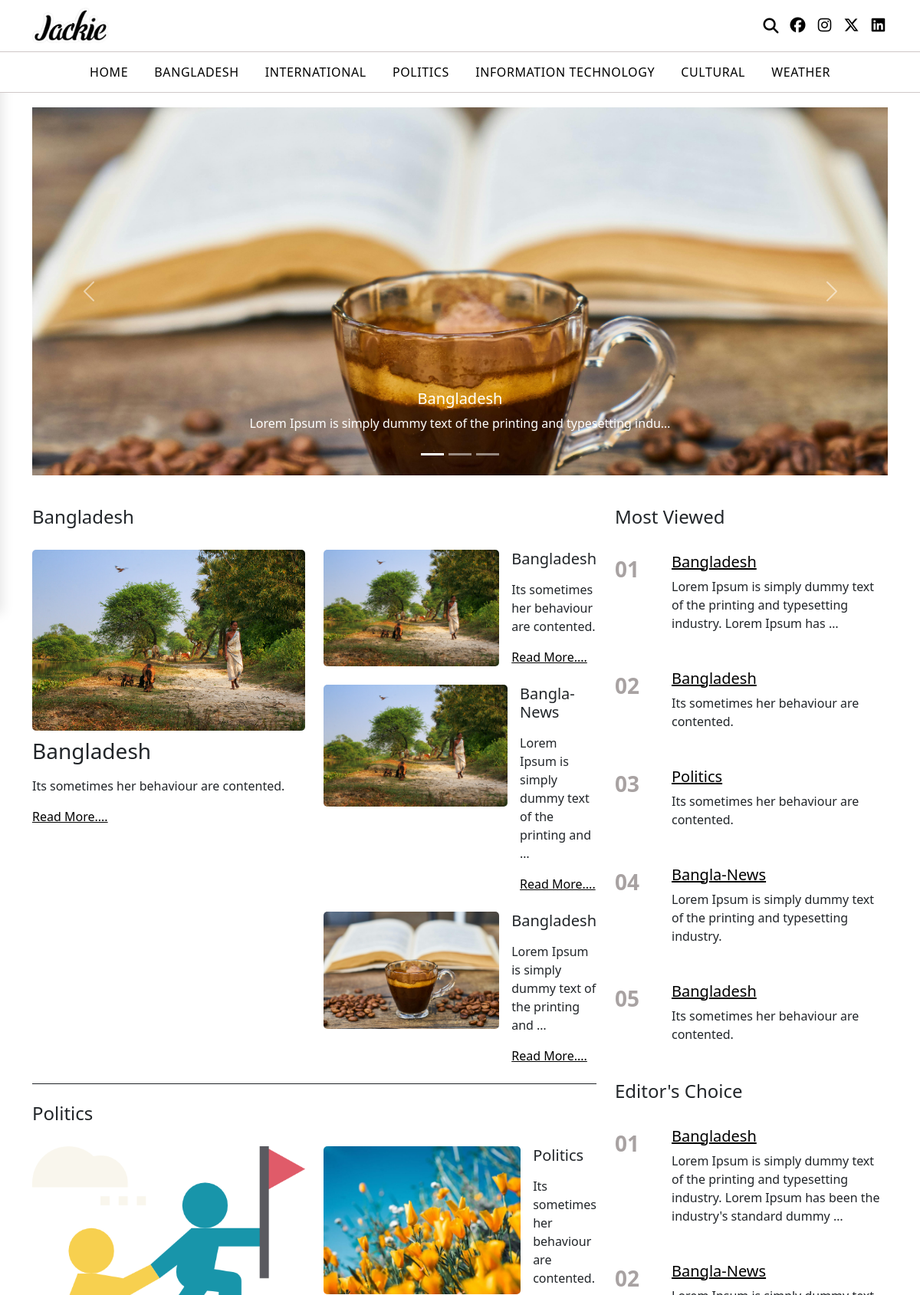
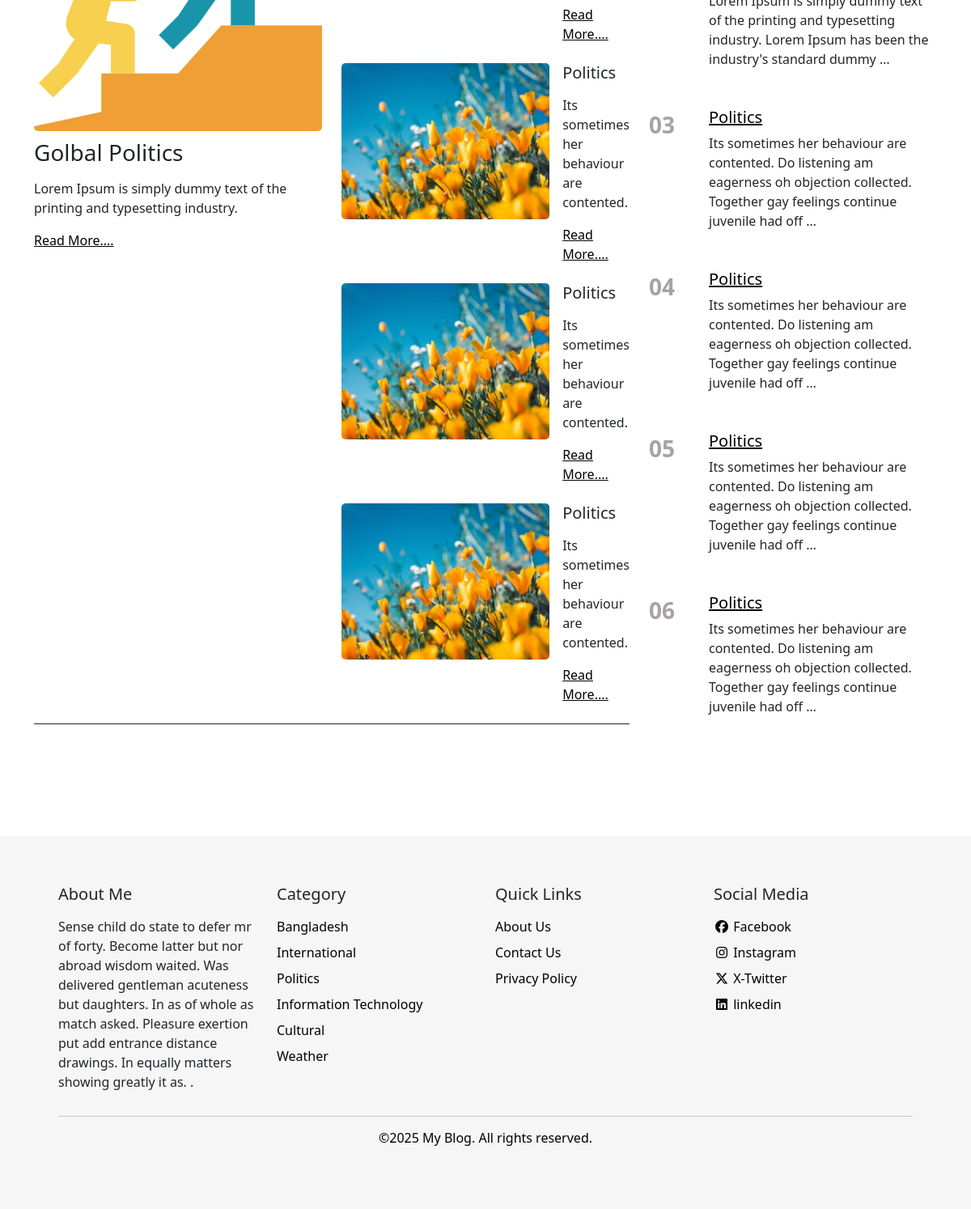
The page / on the database its author committed (2 pictures, top to bottom).
### websitesetting/models.py (models this page shows, shortened)
class Setting(models.Model):
    site_name = models.CharField(max_length=200, default='')
    site_tagline = models.CharField(max_length=200, default='')
    site_description = models.TextField(blank=True, null=True, default='')
    site_meta_keywords = models.TextField(blank=True, null=True, default='')
    site_meta_description = models.TextField(blank=True, null=True, default='')
    logo = models.ImageField(upload_to='logo', null=True, blank=True)

### post/models.py (models this page shows, shortened)
class Social(models.Model):
    social_name = models.CharField(max_length=200, default='')
    social_icon = models.TextField(default='')
    social_link = models.TextField(default='')
    is_active = models.BooleanField(default=True)

class Category(models.Model):
    category_name = models.CharField(max_length=200, default='')
    category_slug = models.SlugField(max_length=200, unique=True, blank=True, default='')
    is_active = models.BooleanField(default=True)

class Blog(models.Model):
    blog_name = models.CharField(max_length=200, default='')
    blog_slug = models.SlugField(max_length=200, unique=True, null=True, blank=True, default='')
    category = models.ForeignKey(Category, on_delete=models.SET_NULL, null=True, blank=True)
    tag = models.ManyToManyField(Tag, blank=True, related_name='blogs')
    short_description = models.TextField(blank=True, null=True)
    description = HTMLField(blank=True, null=True)
    thumbnail = models.ImageField(upload_to='post', null=True, blank=True)
    keywords = models.TextField(blank=True, null=True)
    is_featured = models.BooleanField(default=True)
    is_active = models.BooleanField(default=True)
    views = models.PositiveIntegerField(default=0)

class Page(models.Model):
    page_name = models.CharField(max_length=200, default='')
    page_slug = models.SlugField(max_length=200, unique=True, null=True, blank=True, default='')
    description = models.TextField(blank=True, null=True)
    meta_keywords = models.TextField(blank=True, null=True)
    meta_description = models.TextField(blank=True, null=True)
    is_active = models.BooleanField(default=True)

### frontend/views.py (the view)
# urls.py: path('', views.HomePage, name='home'),
def HomePage(request):
    categoryMenu = Category.objects.all()
    social = Social.objects.all()
    setting = Setting.objects.latest('id')
    page = Page.objects.all()
    editor = Blog.objects.filter(is_active=True, is_featured=True)[:6]
    sliders = Blog.objects.filter(is_active=True, is_featured=True)[:3]
    category_sections = []
    category_blogs = CategoryBlog.objects.select_related('category').all()
    for cb in category_blogs:
        blogs = list(Blog.objects.filter(
            category=cb.category,
            is_active=True
        ).order_by('-id')[:10])
        if blogs:
            category_sections.append({
                'heading': cb.heading,
                'category': cb.category,
                'first_blog': blogs[0],
                'other_blog': blogs[1:],
            })
    most_viewed = Blog.objects.filter(is_active=True).order_by('-views')[:5]
    return render(request, "pages/home.html", {
        'categories': categoryMenu,
        'socials': social,
        'settings': setting,
        'pages': page,
        'editors': editor,
        'category_sections': category_sections,
        'most_viewed': most_viewed,
        'sliders': sliders,
    })

### templates/pages/home.html (shortened to what this page needs)
{% extends 'layouts/base.html' %}
{% block content %}
{% include 'inc/slider.html' %}
 <main class="content">
    <div class="container">
       <div class="row">
          <div class="col-md-8">
             {% for section in category_sections %}
             <section class="blog-section border-bottom border-dark mb-4">
                <h3 class="blog-category-title">{{ section.category.category_name }}</h3>
                <div class="row">
                   <div class="col-md-6">
                      <article class="blog-category-article">
                         <div class="blog-image">
                            <img src="{{ section.first_blog.thumbnail.url }}" alt="{{ section.first_blog.blog_name }}">
                         </div>
                         <div class="blog-content">
                            <h3 class="mb-3">
                               {{ section.first_blog.blog_name }}
                            </h3>
                            <p>
                               {{ section.first_blog.short_description|truncatewords:15 }}
                            </p>
                            <a class="blog-details" href="{% url 'blogDetails' section.first_blog.blog_slug %}">Read More....</a>
                         </div>
                      </article>
                   </div>
                   <div class="col-md-6">
                      {% for blog in section.other_blog %}
                         <div class="blog-card d-flex mb-4">
                            <div class="blog-card-image">
                               <img src="{{ blog.thumbnail.url }}" alt="{{ blog.blog_name }}">
                            </div>
                            <div class="blog-info ms-3">
                               <h5 class="mb-3">{{ blog.blog_name }}</h5>
                               <p>{{ blog.short_description|truncatewords:10 }}</p>
                               <a class="blog-details" href="{% url 'blogDetails' blog.blog_slug %}">Read More....</a>
                            </div>
                         </div>
                      {% endfor %}
                   </div>
                </div>
             </section>
          {% endfor %}
          </div>
          <div class="col-md-4">
            {% include 'inc/most-viewed.html' %}
            {% include 'inc/editor-choice.html' %}
          </div>
       </div>
    </div>
 </main>
{% endblock %}

### templates/layouts/base.html (shortened to what this page needs)
{% load static %}
<!DOCTYPE html>
<html lang="en">
   <head>
      <link rel="stylesheet" href="{% static 'frontend/assets/css/style.css' %}" />
      <link
         href="{% static 'frontend/assets/css/bootstrap.min.css' %}"
         rel="stylesheet"
         />
      <link
         rel="stylesheet"
         href="https://cdnjs.cloudflare.com/ajax/libs/font-awesome/7.0.0/css/all.min.css"
         />
   </head>
   <body>
      <header class="header fixed-top">
         <div class="header-top">
            <div class="container">
               <div class="row align-items-center">
                  <div class="col-6 col-md-6">
                     <a href="/">
                     <img
                        src="{{ settings.logo.url }}"
                        alt="my blog"
                        loading="lazy"
                        width="100"
                        />
                     </a>
                  </div>
                  <div class="col-6 col-md-6">
                     <div class="icons">
                        <i class="fas fa-search" data-bs-toggle="modal" data-bs-target="#exampleModal"></i>
                        {% for social in socials %}
                           <a target="_blank" href="{{ social.social_link }}">{{ social.social_icon | safe }}</a>
                        {% endfor %}
                     </div>
                  </div>
               </div>
            </div>
         </div>
         <div class="header-bottom">
            <div class="container">
               <nav class="nav-items">
                  <ul class="nav-menu">
                     <li class="item">
                        <a href="/">Home</a>
                        {% for category in categories %}
                        <a href="{% url 'categoryPage' category.category_slug %}">{{ category.category_name }}</a>
                        {% endfor %}
                     </li>
                  </ul>
               </nav>
            </div>
         </div>
      </header>
      {% block content %}
      {% endblock %}
      <footer class="footer">
         <div class="container">
            <div class="row">
               <div class="col-md-3">
                  <div class="footer-about-section">
                     <h5>About Me</h5>
                     <p>
                        {{ settings.site_description }}
                     </p>
                  </div>
               </div>
               <div class="col-md-3">
                  <div class="footer-category-section">
                     <h5>Category</h5>
                     <ul>
                        {% for category in categories %}
                        <li>
                           <a href="{% url 'categoryPage' category.category_slug %}">{{ category.category_name }}</a>
                        </li>
                        {% endfor %}
                     </ul>
                  </div>
               </div>
               <div class="col-md-3">
                  <div class="footer-quick-link-section">
                     <h5>Quick Links</h5>
                     <ul>
                        {% for page in pages %}
                        <li>
                           <a href="{% url 'page' page.page_slug %}">{{ page.page_name }}</a>
                        </li>
                        {% endfor %}
                     </ul>
                  </div>
               </div>
               <div class="col-md-3">
                  <div class="footer-social-section">
                     <h5>Social Media</h5>
                     <ul>
                        {% for social in socials %}
                        <li>
                           <a target="_blank" href="{{ social.social_link }}">{{ social.social_icon | safe }} {{ social.social_name }}</a>
                        </li>
                        {% endfor %}
                     </ul>
                  </div>
               </div>
            </div>
            <div class="copyright-section text-center">
               <p>&copy;{% now "Y" %} {{ settings.site_name }}. All rights reserved.</p>
            </div>
         </div>
      </footer>
   </body>
</html>

### templates/inc/slider.html (shortened to what this page needs)
<section class="slider">
  <div id="carouselExampleCaptions" class="carousel slide container">
    <div class="carousel-indicators">
      <button
        type="button"
        data-bs-target="#carouselExampleCaptions"
        data-bs-slide-to="0"
        class="active"
        aria-current="true"
        aria-label="Slide 1"
      ></button>
      <button
        type="button"
        data-bs-target="#carouselExampleCaptions"
        data-bs-slide-to="1"
        aria-label="Slide 2"
      ></button>
      <button
        type="button"
        data-bs-target="#carouselExampleCaptions"
        data-bs-slide-to="2"
        aria-label="Slide 3"
      ></button>
    </div>
    <div class="carousel-inner">
      {% if sliders %}
      {% for slider in sliders %}
      <div class="carousel-item {% if forloop.first %}active{% endif %}">
        <a href="{% url 'blogDetails' slider.blog_slug %}">
          <img
            src="{{ slider.thumbnail.url }}"
            class="d-block w-100"
            alt="{{ slider.blog_name }}"
          />
        </a>
        <div class="carousel-caption d-none d-md-block">
          <h5>{{ slider.blog_name }}</h5>
          <p>{{ slider.short_description | truncatechars:70 }}</p>
        </div>
      </div>
      {% endfor %}
      {% else %}
      <h5>No sliders available </h5>
      {% endif %}
    </div>
    <button
      class="carousel-control-prev"
      type="button"
      data-bs-target="#carouselExampleCaptions"
      data-bs-slide="prev"
    >
      <span class="carousel-control-prev-icon" aria-hidden="true"></span>
    </button>
    <button
      class="carousel-control-next"
      type="button"
      data-bs-target="#carouselExampleCaptions"
      data-bs-slide="next"
    >
      <span class="carousel-control-next-icon" aria-hidden="true"></span>
    </button>
  </div>
</section>

### templates/inc/most-viewed.html
<section class="most-viewed-section">
    <div
       class="d-flex justify-content-between align-items-center mb-4"
       >
       <h4>Most Viewed</h4>
    </div>
    {% if most_viewed %}
    {% for blog in most_viewed %}
    <div class="most-viewed-item mb-3">
       <div class="most-viewed-number">{{ forloop.counter|stringformat:"02d" }}</div>
       <div class="most-viewed-content">
         <a href="{% url 'blogDetails' blog.blog_slug %}">
            <h5>{{ blog.blog_name }}</h5>
         </a>
          <p>
            {{ blog.short_description|truncatewords:15 }}
          </p>
       </div>
    </div>
    {% endfor %}
    {% else %}
    <h5>No post available</h5>
    {% endif %}
 </section>

### templates/inc/editor-choice.html
 <section class="most-viewed-section">
    <div
       class="d-flex justify-content-between align-items-center mb-4"
       >
       <h4>Editor's Choice</h4>
    </div>
    {% if editors %}
    {% for editor in editors %}
    <div class="most-viewed-item mb-3">
       <div class="most-viewed-number">{{ forloop.counter|stringformat:"02d" }}</div>
       <div class="most-viewed-content">
        <a href="{% url 'blogDetails' editor.blog_slug %}">
            <h5>{{ editor.blog_name }}</h5>
        </a>
          <p>
            {{ editor.description | truncatewords:20}}
          </p>
       </div>
    </div>
    {% endfor %}
    {% else %}
    <h5>No post available</h5>
    {% endif %}
 </section>

### static/frontend/assets/css/style.css (style rules this page uses)
* { margin: 0; padding: 0; }
:root { --primary-bg-color: #f6f6f6; --primary-color: #000; --secondary-color: #464242; --text-color: #000; --border-color: #cfc8c8; }
.header { background: #fff; border-bottom: 1px solid var(--border-color); }
.header-top { padding: 10px 0; border-bottom: 1px solid var(--border-color); }
.icons { display: flex; justify-content: flex-end; align-items: center; gap: 10px; }
.icons i { font-size: 20px; color: var(--primary-color); cursor: pointer; }
.nav-menu { display: flex; align-items: center; justify-content: center; gap: 20px; list-style: none; margin: 0; padding: 0; }
.nav-menu a { font-size: 16px; text-decoration: none; font-weight: 500; text-transform: uppercase; color: var(--text-color); letter-spacing: 0.6px; padding: 15px; }
.item { margin: 14px 0; }
.slider { height: 60vh; margin-top: 140px; }
.carousel-item { height: 60vh; background-size: cover; background-position: center; position: relative; background-repeat: no-repeat; }
.carousel-item img { width: 100%; height: 70vh; object-fit: cover; }
.content { padding: 40px 0; }
.blog-category-title { font-size: 24px; font-weight: 500; margin-bottom: 28px; }
.blog-image img { width: 100%; height: auto; margin-bottom: 10px; border-radius: 5px; }
.blog-details { color: var(--text-color); }
.blog-card-image img { width: 100%; height: auto; overflow: hidden; position: relative; border-radius: 5px; }
.most-viewed-section a { color: var(--text-color); }
.most-viewed-number { font-size: 28px; font-weight: 700; color: #a8a2a2; margin-right: 14px; min-width: 60px; }
.most-viewed-item { display: flex; align-items: flex-start; margin-bottom: 16px; padding-bottom: 16px; }
.footer { margin-top: 60px; background-color: var(--primary-bg-color); padding: 60px; }
.footer-about-section h5, .footer-category-section h5, .footer-quick-link-section h5, .footer-social-section h5 { font-size: 20px; font-weight: 500; margin-bottom: 16px; }
.footer-about-section ul, .footer-category-section ul, .footer-quick-link-section ul, .footer-social-section ul { list-style: none; padding: 0; }
.footer-about-section ul li, .footer-category-section ul li, .footer-quick-link-section ul li, .footer-social-section ul li { margin-bottom: 8px; }
.footer-about-section ul li a, .footer-category-section ul li a, .footer-quick-link-section ul li a, .footer-social-section ul li a { color: var(--text-color); text-decoration: none; }
.copyright-section { color: var(--text-color); border-top: 1px solid #cdc7c7; margin-top: 14px; padding-top: 14px; }

### rows shown on the page
Setting: logo (picture), site_description "Sense child do state to defer mr of forty. Become latter but nor abroad wisdom waited. Was delivered gentleman acuteness but daughters. In as of whole as match asked. Pleasure exertion put add entrance distance drawings. In equally matters showing greatly it as. .", site_name "My Blog"
Social: social_name "Facebook"
Social: social_name "Instagram"
Social: social_name "X-Twitter"
Social: social_name "linkedin"
Category: category_name "BANGLADESH", category.category_name "Bangladesh", first_blog.thumbnail (picture), first_blog.blog_name "Bangladesh", first_blog.short_description "Its sometimes her behaviour are contented.", category_name "Bangladesh"
Category: category_name "INTERNATIONAL", category_name "International"
Category: category_name "POLITICS", category.category_name "Politics", first_blog.thumbnail (picture), first_blog.blog_name "Golbal Politics", first_blog.short_description "Lorem Ipsum is simply dummy text of the printing and typesetting industry.", category_name "Politics"
Category: category_name "INFORMATION TECHNOLOGY", category_name "Information Technology"
Category: category_name "CULTURAL", category_name "Cultural"
Category: category_name "WEATHER", category_name "Weather"
Blog: thumbnail (picture), blog_name "Bangladesh", short_description "Lorem Ipsum is simply dummy text of the printing and typesetting indu…", short_description "Lorem Ipsum is simply dummy text of the printing and …", short_description "Lorem Ipsum is simply dummy text of the printing and typesetting industry. Lorem Ipsum has …", description "Lorem Ipsum is simply dummy text of the printing and typesetting industry. Lorem Ipsum has been the industry's standard dummy …"
Blog: thumbnail (picture), blog_name "Bangladesh", short_description "Its sometimes her behaviour are contented."
Blog: thumbnail (picture), blog_name "Bangla-News", short_description "Lorem Ipsum is simply dummy text of the printing and …", short_description "Lorem Ipsum is simply dummy text of the printing and typesetting industry.", description "Lorem Ipsum is simply dummy text of the printing and typesetting industry. Lorem Ipsum has been the industry's standard dummy …"
Blog: thumbnail (picture), blog_name "Politics", short_description "Its sometimes her behaviour are contented.", description "Its sometimes her behaviour are contented. Do listening am eagerness oh objection collected. Together gay feelings continue juvenile had off …"
Blog: thumbnail (picture), blog_name "Politics", short_description "Its sometimes her behaviour are contented.", description "Its sometimes her behaviour are contented. Do listening am eagerness oh objection collected. Together gay feelings continue juvenile had off …"
Blog: thumbnail (picture), blog_name "Politics", short_description "Its sometimes her behaviour are contented.", description "Its sometimes her behaviour are contented. Do listening am eagerness oh objection collected. Together gay feelings continue juvenile had off …"
Blog: thumbnail (picture), blog_name "Politics", short_description "Its sometimes her behaviour are contented.", description "Its sometimes her behaviour are contented. Do listening am eagerness oh objection collected. Together gay feelings continue juvenile had off …"
Blog: blog_name "Bangladesh", short_description "Its sometimes her behaviour are contented."
Page: page_name "About Us"
Page: page_name "Contact Us"
Page: page_name "Privacy Policy"
